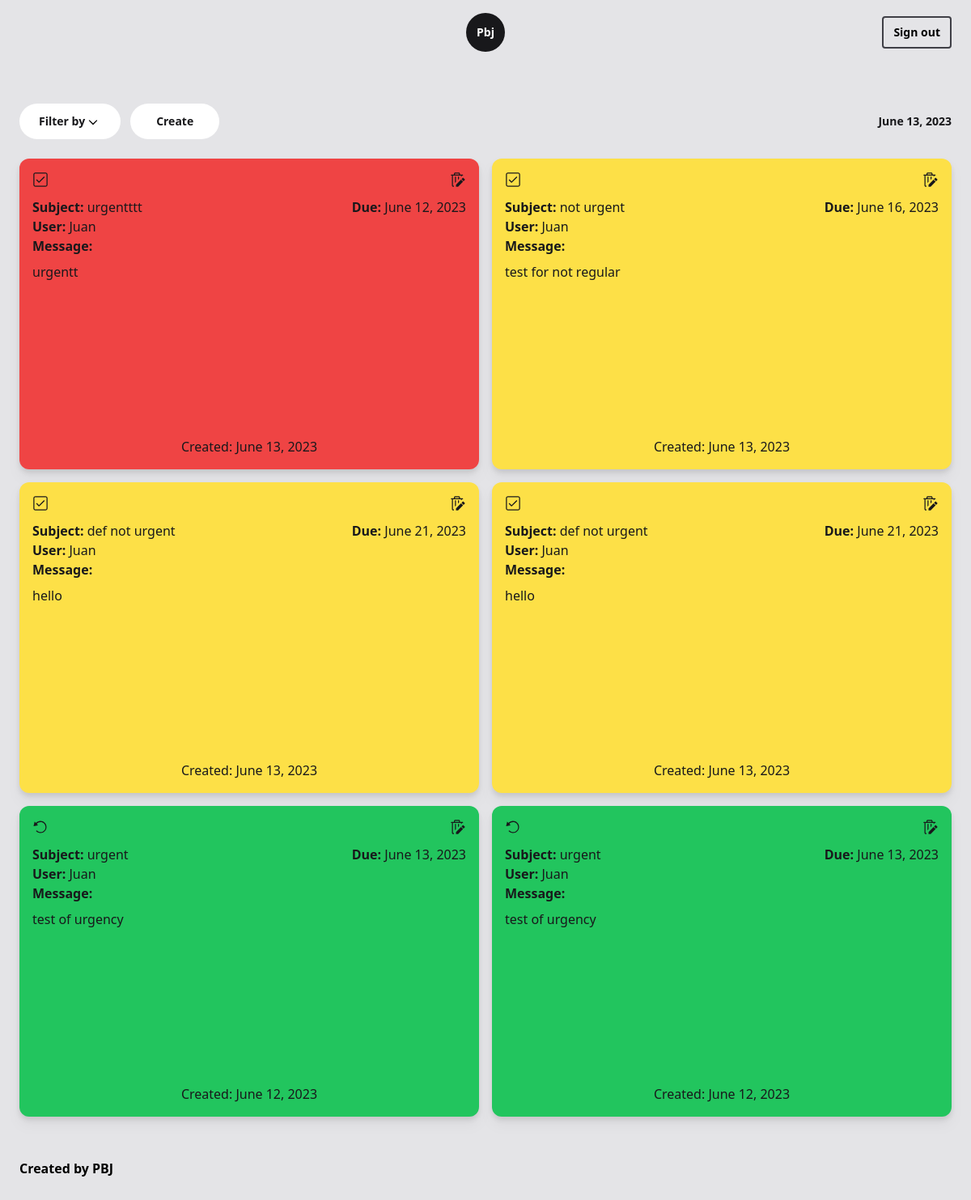
The app's page / (signed in), older data.
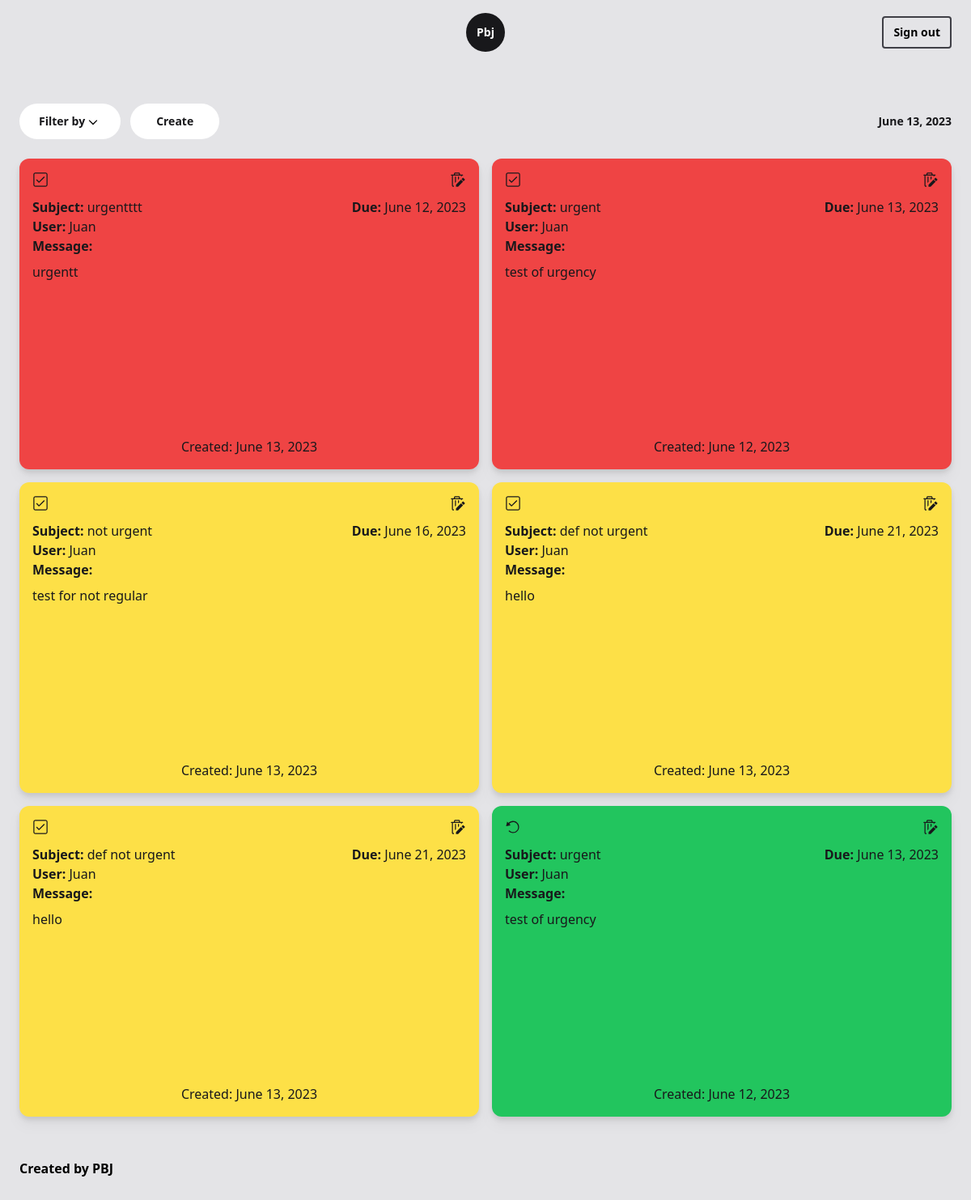
The same page, newer data.
### app/models.py (models this page shows, shortened)
class Post(models.Model):
    subject = models.CharField(max_length=64)
    user = models.CharField(max_length=64)
    note = models.CharField(max_length=128)
    created = models.DateField()
    due = models.DateField()
    completed = models.BooleanField(default=False, null=True)
    @property
    def urgent(self):
        today = datetime.date.today()
        if (self.due - today).days < 2:
            return True
        else:
            return False

### app/views.py (the view)
# urls.py: path('', views.index, name='index'),
@login_required
def index(request):
    posts = Post.objects.all().order_by('completed','due',)
    date = datetime.date.today()
    return render(request, 'app/index.html', {
        'posts': posts,
        'date': date
    })

### app/templates/app/index.html (shortened to what this page needs)
{% extends 'app/base.html' %}
{% block body %}
<main class="text-zinc-900">
    <section class="2xl:w-3/4 mx-auto px-6 pt-12 text-sm font-bold flex justify-between items-center text-center">
        <div class="flex flex-row gap-3 xl:gap-4 relative">
            <button id="filter-button" class="rounded-3xl bg-white overflow-hidden group">
                <div class="py-3 px-3 sm:px-6 flex justify-between hover:text-blue-600 hover:fill-blue-600">
                    <span>Filter by</span>
                    <svg  class="w-5" xmlns="http://www.w3.org/2000/svg" xml:space="preserve" viewBox="0 -0.5 16 16"><g class="icon-color"><path d="m4.464 6.05-.707.707L8 11l4.243-4.243-.707-.707L8 9.586z"/></g></svg>
                </div>
            </button>
            <button class="py-3 px-4 sm:px-8 bg-white rounded-3xl hover:text-blue-600 text-center" onclick="overlay()">Create</button>
        </div>
        <div class="flex">{{ date }}</div>
    </section>
    <section class="2xl:w-3/4 mx-auto px-6 py-6 ">
        <div class="grid sm:grid-cols-2 xl:grid-cols-4 gap-4 xl:gap-6">
            {% for post in posts %}
                <div class="h-96 rounded-xl drop-shadow-lg overflow-hidden">
                    <div id="post-{{ forloop.counter0 }}" class="w-full h-full p-4 {% if post.completed %} bg-green-500 {% elif post.urgent %} bg-red-500 {% else %} bg-yellow-300 {% endif %} flex flex-col justify-between overflow-auto scrollbar scrollbar-w-0">
                        <div class="mb-4">
                            <div class="flex flex-row justify-between mb-3">
                                {% if post.completed %}
                                <a href="{% url 'app:undo' post=post.id %}" class="w-5">
                                </a>
                                {% else %}
                                <a href="{% url 'app:complete' post=post.id %}" class="w-5">
                                    <svg class="fill-zinc-900 {% if not post.urgent %} hover:fill-green-600 {% else %} hover:fill-white {% endif %} transition ease-in-out duration-200" xmlns="http://www.w3.org/2000/svg" xml:space="preserve" viewBox="0 0 16 16"><g class="icon-color"><path d="m12.1 5.3-.4-.3c-.1-.1-.3-.1-.4 0L6.6 9.8l-2-2c-.1-.1-.3-.1-.4 0l-.3.4c-.1.1-.1.3 0 .4L6 10.7l.4.3c.1.1.3.1.4 0l.4-.4 4.9-4.9c.1-.1.1-.3 0-.4z"/><path d="M13 2c.6 0 1 .4 1 1v10c0 .6-.4 1-1 1H3c-.6 0-1-.4-1-1V3c0-.6.4-1 1-1h10m0-1H3c-1.1 0-2 .9-2 2v10c0 1.1.9 2 2 2h10c1.1 0 2-.9 2-2V3c0-1.1-.9-2-2-2z"/></g></svg>
                                </a>
                                {% endif %}
                                <button id="{{ forloop.counter0 }}" class="w-5" onclick="edit(this.id)">
                                    <svg class="fill-zinc-900 {% if not post.urgent %}hover:fill-red-600 {% else %} hover:fill-white {% endif %} transition ease-in-out duration-200" xmlns="http://www.w3.org/2000/svg" xml:space="preserve" viewBox="0 0 16 16"><g class="icon-color"><path d="M3.25 14a.25.25 0 0 1-.25-.25V4h8v1.256l1-.993V4h.5a.5.5 0 0 0 0-1H10v-.75C10 1.56 9.44 1 8.75 1h-3.5C4.56 1 4 1.56 4 2.25V3H1.5a.5.5 0 0 0 0 1H2v9.75c0 .69.56 1.25 1.25 1.25h.767l.009-1H3.25ZM5 2.25A.25.25 0 0 1 5.25 2h3.5a.25.25 0 0 1 .25.25V3H5v-.75ZM9 5H8v3.233l1-.992V5ZM6 5H5v6.21l1-.992V5Zm7.2 1.2 1.6 1.6c.1.1.1.3 0 .4l-1.3 1.3-2-2 1.3-1.3c.1-.1.3-.1.4 0Zm-7.1 6.7L11 8l2 2-4.9 4.9c-.1.1-.1.1-.2.1H6v-1.9c0-.1 0-.1.1-.2Z"/></g></svg>
                                </button>
                            </div>
                            <div class="flex justify-between">
                                <div class=""><span class="font-bold">Subject:</span> {{ post.subject }} </div>
                                <div><span class="font-bold">Due:</span> {{ post.due }}</div>
                            </div>
                            <div class=""><span class="font-bold">User:</span> {{ post.user}}</div>
                            <div class="font-bold capitalize mb-2">message:</div>
                            <div class="text-base">{{ post.note }}</div>
                        </div>
                        <div class="w-full text-center">Created: {{ post.created }}</div>
                    </div>
                </div>
            {% endfor %}
        </div>
    </section>
</main>
{% endblock %}

### app/templates/app/base.html (shortened to what this page needs)
{% load static tailwind_tags %}
<!DOCTYPE html>
<html lang="en">
<head>
    {% tailwind_css %}
</head>
<body class="p-0 m-0 bg-zinc-200">
    <header class="2xl:w-3/4 mx-auto h-20 px-6 relative z-10">
        <nav class="grid grid-cols-3 h-full items-center justify-between text-sm font-bold select-none">
            <div class="flex justify-center">
                <a href="/" class="text-white bg-zinc-900 rounded-full h-12 w-12 flex items-center justify-center hover:bg-zinc-700 transition ease-in-out duration-100">Pbj</a>
            </div>
            {% if user.is_authenticated %}
            <div class="flex justify-end">
                <a href="{% url 'app:signout' %}" class="border-2 border-zinc-700 py-2 px-3 rounded hover:rounded-3xl hover:bg-zinc-700 hover:text-white transition ease-in-out duration-300">Sign out</a>
            </div>
            {% else %}
                {% block nav %}
                {% endblock %}
            {% endif %}
        </nav>
    </header>
    {% block body %}
    {% endblock %}
    <footer class="2xl:w-3/4 mx-auto h-20 px-6 flex items-center justify-end">
        <div class="w-full text-base font-bold">Created by PBJ</div>
    </footer>
</body>
</html>

Row changes from the older to the newer data that the page shows:
changed Post (number 2 of 6 on the later page): completed True → False (drawn); moves up the list
